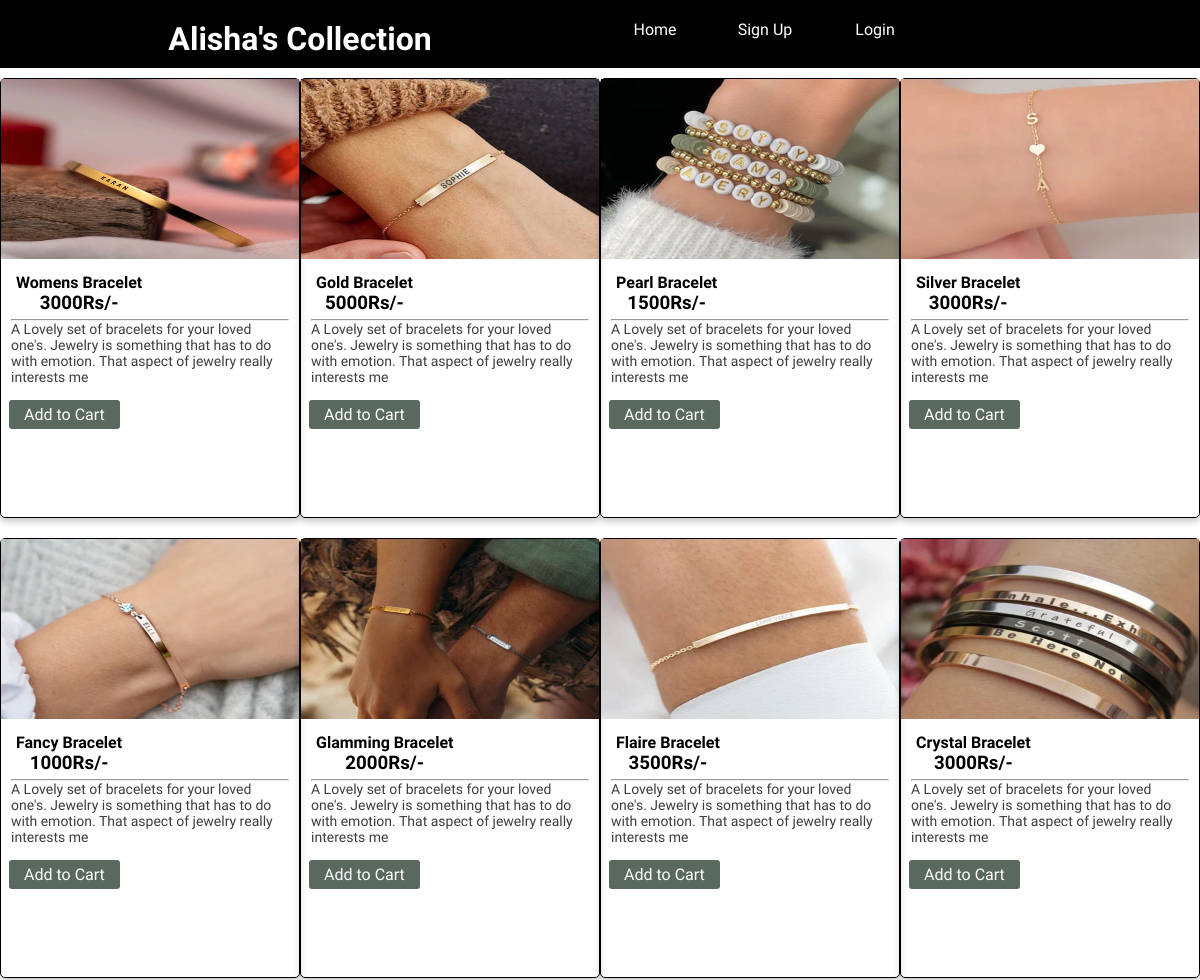
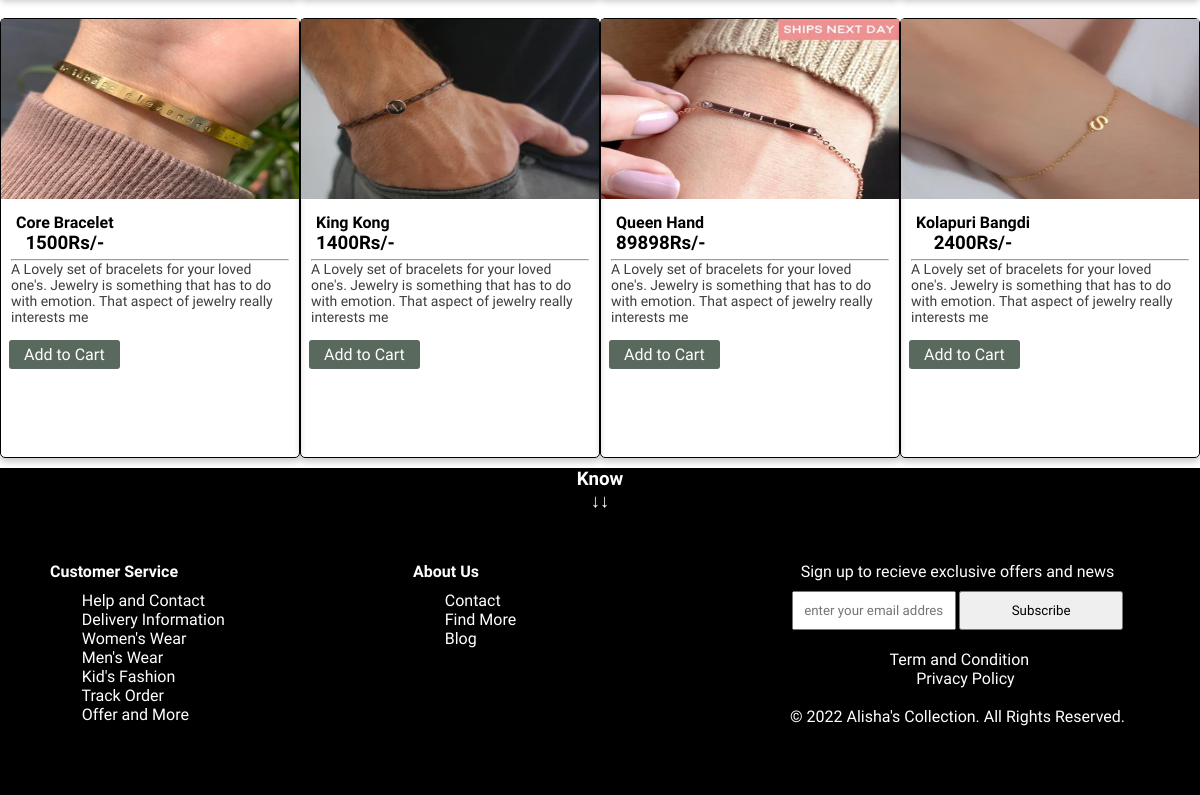
Page /alisha-e-commerce/product.php on the committed database (2 pictures, top to bottom).
### tables this page shows
CREATE TABLE `items` (
  `id` int(11) NOT NULL,
  `name` varchar(255) NOT NULL,
  `price` int(11) NOT NULL
);

### alisha-e-commerce/product.php (the view, shortened to what this page needs)
<?php require 'common.php';
 $get_query = "SELECT id,name,price FROM items";
 $sqr = mysqli_query($con,$get_query);
 $i=0;
 $images = array("images/bracelets.webp","images/bracelets 2.webp","images/bracelet 3.webp","images/bracelet 4.webp","images/b 5.webp","images/b6.webp","images/b7.webp","images/b8.webp","images/b10.webp","images/b11.webp","images/b12.webp","images/b13.webp");
?>
<!DOCTYPE html>
<html lang="en">
<head>
  <link rel="stylesheet" href="css/style.css">
</head>
<body>
  <header>
    <div class="header">
      <h1>Alisha's Collection</h1>
    </div>
    <nav>
      <ul>
     <?php include 'navbar.php';
     include 'check-if-added.php'; ?>
      </ul>
    </nav>
  </header>
  <main class="container">
    <div id="procard">
    <?php while($row=mysqli_fetch_array($sqr) and  $i<=count($images)) { ?>
      <div class="card">
       <?php echo "<img src='".$images[$i]."'>"; ?>
        <div class="card-body">
          <div class="row">
            <div class="card-title">
              <h4><?php echo $row['name']; ?></h4>
              <h3><?php echo $row['price'];?>Rs/-</h3>
            </div>
          </div>
          <hr />
          <p>
          A Lovely set of bracelets for your loved one's. Jewelry is something that has to do with emotion. That aspect of jewelry really interests me
          </p>
          <div class="btn-group">
            <div class="btn">
                           <a href="cart-add.php?id=<?php echo $row['id'];?>" name="add" value="add">Add to Cart</a>
            </div>
          </div>
        </div>
      </div>
<?php $i++;}?>
    </div>
  </main>
  <footer>
    <h3>Know<br />&downarrow;&downarrow;</h3>
    <div class="footer-content">
      <section>
        <h4>Customer Service</h4>
        <pre>
        <a href="#">Help and Contact</a>
        <a href="#">Delivery Information</a>
        <a href="#">Women's Wear</a>
        <a href="#">Men's Wear</a>
        <a href="#">Kid's Fashion</a>
        <a href="#">Track Order</a>
        <a href="#">Offer and More</a>
    </pre>
      </section>
      <section>
        <h4>About Us</h4>
        <pre>
        <a href="#">Contact</a>
        <a href="#">Find More</a>
        <a href="#">Blog</a>
    </pre>
      </section>
      <section class="correct">
        <p>Sign up to recieve exclusive offers and news</p>
        <input type="text" placeholder="enter your email address" />
        <input type="button" value="Subscribe" />
        <pre> <a href="#" >Term and Condition</a>
    <a href="#" >Privacy Policy</a>
    <p>&copy; 2022 Alisha's Collection. All Rights Reserved.</p>
</pre>
      </section>
    </div>
  </footer>
</body>
</html>

### alisha-e-commerce/navbar.php
<?php
 if (isset($_SESSION['email'])) {
 ?>
                <li ><a href="index.php">Home</a></li>
 <li><a href = "cart.php"> Cart </a></li>
 <li><a href = "settings.php">
Settings</a></li>
 <li><a href = "logout_script.php"> Logout</a></li>
 <?php }
 else {
 ?>
                <li ><a href="index.php">Home</a></li>
 <li><a href="signup.php">
Sign Up</a></li>
 <li><a href="login.php">Login</a></li>
 <?php
 }
 ?>

### alisha-e-commerce/css/style.css (style rules this page uses)
* { margin: 0; padding: 0; box-sizing: border-box; font-family: 'Simonetta', cursive,'Open Sans', sans-serif;; }
body { display: flex; flex-direction: column; }
header { background-color: #000; display: flex; flex-direction: row; color:#fff; text-align: center; }
.header { flex: 50%; }
.header h1 { font-size: 200%; padding: 10px; margin-top:10px ; }
nav { flex: 50%; }
ul { display: flex; }
nav ul li { list-style: none; width: 15%; padding: 10px; margin: 10px; }
nav ul li a { width: 100%; text-decoration: none; color: #fff; }
section { list-style: none; width: 33%; }
h3 { text-align: center; }
section a { text-decoration: none; color: #fff; }
pre { margin-top: 10px; }
.correct input { width: 45%; padding:10px ; margin-top: 10px; margin-bottom: 10px; }
.correct { text-align: center; }
.container { width: 100%; }
.card { width: 300px; height: 440px; border-radius: 5px; border: 1px solid #000; margin: 10px 0; position: relative; box-shadow: 0 4px 6px 0 rgba(0, 0, 0, 0.2); }
.card > *:not(img) { padding: 5px 10px; }
.card img { width: 100%; height: 180px; }
.card-body { padding: 5px; }
.row { display: flex; justify-content: space-between; align-items: center; padding: 5px; }
.card-body p { color: #3d3d3d; margin-bottom: 20px; font-size: 14px; }
.btn-group { display: flex; }
.btn-group .btn a { padding: 5px 15px; background-color: #59695d; color: #fff; border-radius: 3px; margin-left: -2px; }
.btn-group a { margin: 0 10px; text-decoration: none; color: #000; }
footer { background-color: #000; color: #fff; bottom:0; width:100%; }
.footer-content { display: flex; flex-wrap: wrap; margin: 50px; }

### alisha-e-commerce/product.php (style rules this page uses)
#procard { display: flex; flex-wrap: wrap; justify-content: space-between; }

### rows in the picture
items: shows a picture, name "Womens Bracelet", price "3000"
items: shows a picture, name "Gold Bracelet", price "5000"
items: shows a picture, name "Pearl Bracelet", price "1500"
items: shows a picture, name "Silver Bracelet", price "3000"
items: shows a picture, name "Fancy Bracelet", price "1000"
items: shows a picture, name "Glamming Bracelet", price "2000"
items: shows a picture, name "Flaire Bracelet", price "3500"
items: shows a picture, name "Crystal Bracelet", price "3000"
items: shows a picture, name "Core Bracelet", price "1500"
items: shows a picture, name "King Kong", price "1400"
items: shows a picture, name "Queen Hand", price "89898"
items: shows a picture, name "Kolapuri Bangdi", price "2400"
